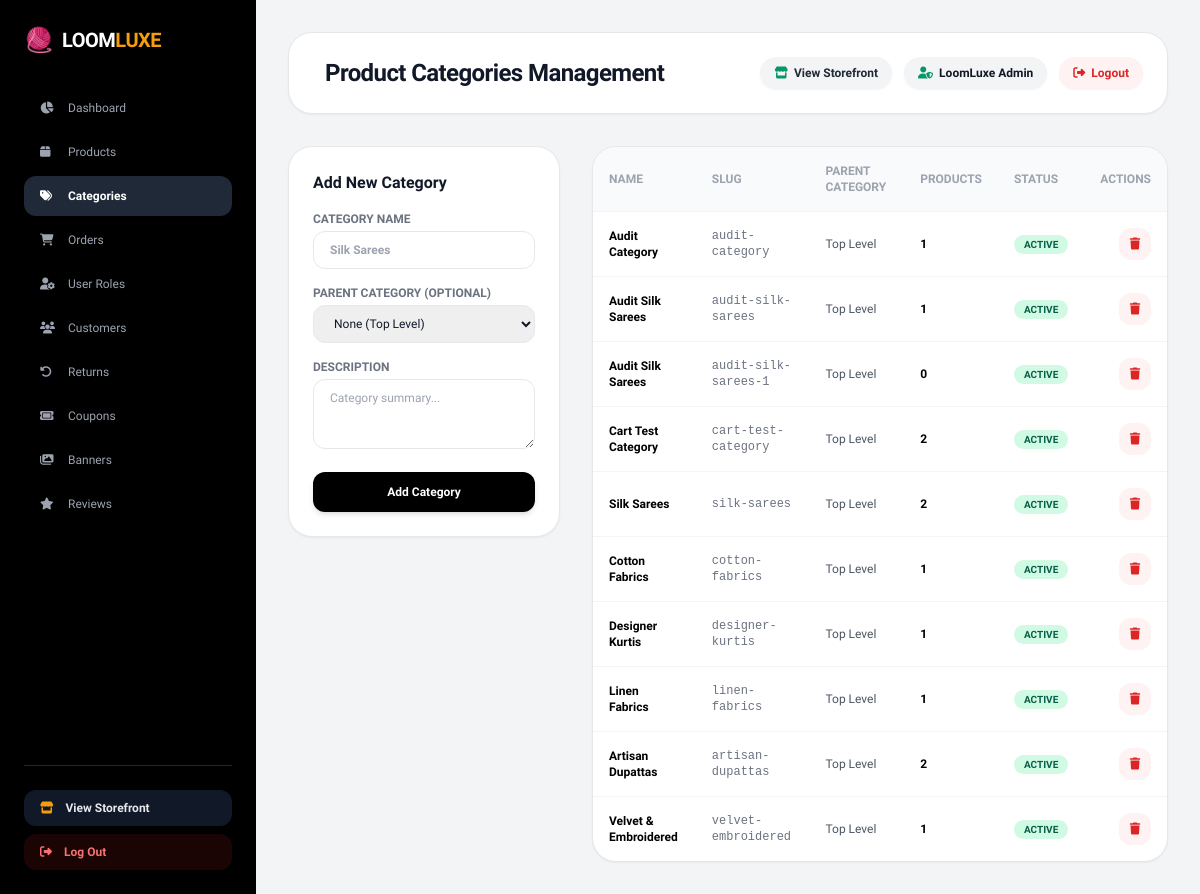
The app's page /dashboard/admin/categories/ (signed in) with its own data.
### accounts/models.py (models this page shows, shortened)
class User(AbstractUser):
    email = models.EmailField(unique=True)
    phone = models.CharField(max_length=15, blank=True)
    avatar = models.ImageField(upload_to='avatars/', blank=True, null=True)
    date_of_birth = models.DateField(blank=True, null=True)
    gender = models.CharField(max_length=10, choices=[
        ('male', 'Male'),
        ('female', 'Female'),
        ('other', 'Other'),
    ], blank=True)
    is_verified = models.BooleanField(default=False)
    created_at = models.DateTimeField(auto_now_add=True)
    updated_at = models.DateTimeField(auto_now=True)
    class Meta:
        db_table = 'users'

### products/models.py (models this page shows, shortened)
class Category(models.Model):
    name = models.CharField(max_length=100)
    slug = models.SlugField(max_length=120, unique=True, blank=True)
    description = models.TextField(blank=True)
    image = models.ImageField(upload_to='categories/', blank=True, null=True)
    parent = models.ForeignKey('self', on_delete=models.CASCADE, null=True, blank=True, related_name='children')
    is_active = models.BooleanField(default=True)
    display_order = models.IntegerField(default=0)
    created_at = models.DateTimeField(auto_now_add=True)
    class Meta:
        db_table = 'categories'
        verbose_name_plural = 'Categories'
        ordering = ['display_order', 'name']

### dashboard/views.py (the view, shortened to what this page needs)
# urls.py: path('categories/', views.admin_categories, name='admin_categories'),
@admin_required
def admin_categories(request):
    categories = Category.objects.all()
    return render(request, 'dashboard/admin_categories.html', {'categories': categories})

### cart/context_processors.py (called while the page is built, shortened)
def cart_count(request):
    count = 0
    if request.user.is_authenticated:
        from .models import Cart
        try:
            cart = Cart.objects.get(user=request.user)
            count = cart.total_items
        except Cart.DoesNotExist:
            pass
    return {'cart_count': count}

### cart/models.py (called while the page is built)
    @property
    def total_items(self):
        return sum(item.quantity for item in self.items.all())

### dashboard/views.py (called while the page is built)
def admin_required(view_func):
    @wraps(view_func)
    def _wrapped_view(request, *args, **kwargs):
        if not request.user.is_authenticated:
            messages.info(request, "Please log in with an Administrator account to access the Admin Panel.")
            return redirect(f"/accounts/login/?next={request.path}")
        if not request.user.is_staff:
            messages.error(request, "Access denied. Administrator privileges are required.")
            return redirect('home')
        return view_func(request, *args, **kwargs)
    return _wrapped_view

### wishlist/context_processors.py (called while the page is built)
def wishlist_count(request):
    count = 0
    if request.user.is_authenticated:
        from .models import Wishlist
        count = Wishlist.objects.filter(user=request.user).count()
    return {'wishlist_count': count}

### templates/dashboard/admin_categories.html (shortened to what this page needs)
{% extends 'dashboard/admin_base.html' %}
{% block header_title %}Product Categories Management{% endblock %}
{% block content %}
<div class="grid grid-cols-1 lg:grid-cols-3 gap-8">
    <div class="bg-white p-6 rounded-3xl shadow-sm border border-gray-200 h-fit space-y-4">
        <h3 class="font-extrabold text-base">Add New Category</h3>
        <form method="POST" action="{% url 'admin_categories' %}" enctype="multipart/form-data" class="space-y-4">
            <div>
                <label class="block text-xs font-bold uppercase text-gray-500 mb-1">Category Name</label>
                <input type="text" name="name" required placeholder="Silk Sarees" class="w-full border rounded-xl px-4 py-2.5 text-xs font-bold focus:outline-none focus:border-black">
            </div>
            <div>
                <label class="block text-xs font-bold uppercase text-gray-500 mb-1">Parent Category (Optional)</label>
                <select name="parent" class="w-full border rounded-xl px-4 py-2.5 text-xs focus:outline-none focus:border-black">
                    <option value="">None (Top Level)</option>
                </select>
            </div>
            <div>
                <label class="block text-xs font-bold uppercase text-gray-500 mb-1">Description</label>
                <textarea name="description" rows="3" placeholder="Category summary..." class="w-full border rounded-xl px-4 py-2.5 text-xs focus:outline-none focus:border-black"></textarea>
            </div>
            <button type="submit" class="w-full bg-black text-white py-3 rounded-xl font-bold text-xs shadow-md">Add Category</button>
        </form>
    </div>
    <div class="lg:col-span-2 bg-white rounded-3xl shadow-sm border border-gray-200 overflow-hidden">
        <div class="overflow-x-auto">
            <table class="w-full text-left text-xs">
                <thead class="bg-gray-50 uppercase text-gray-400 font-bold border-b border-gray-100">
                    <tr>
                        <th class="p-4">Name</th>
                        <th class="p-4">Slug</th>
                        <th class="p-4">Parent Category</th>
                        <th class="p-4">Products</th>
                        <th class="p-4">Status</th>
                        <th class="p-4 text-right">Actions</th>
                    </tr>
                </thead>
                <tbody class="divide-y divide-gray-100">
                    {% for cat in categories %}
                    <tr class="hover:bg-gray-50 transition-colors">
                        <td class="p-4 font-bold text-black">{{ cat.name }}</td>
                        <td class="p-4 font-mono text-gray-500">{{ cat.slug }}</td>
                        <td class="p-4 font-medium text-gray-600">{{ cat.parent.name|default:"Top Level" }}</td>
                        <td class="p-4 font-bold text-black">{{ cat.products.count }}</td>
                        <td class="p-4">
                            <span class="px-2.5 py-1 rounded-full font-bold uppercase text-[10px] {% if cat.is_active %}bg-emerald-100 text-emerald-800{% else %}bg-gray-100 text-gray-800{% endif %}">
                                {% if cat.is_active %}Active{% else %}Inactive{% endif %}
                            </span>
                        </td>
                        <td class="p-4 text-right">
                            <a href="{% url 'admin_delete_category' cat.id %}" onclick="return confirm('Are you sure you want to delete category {{ cat.name }}?')" title="Delete Category" class="w-8 h-8 rounded-xl bg-red-50 text-red-600 hover:bg-red-600 hover:text-white inline-flex items-center justify-center transition-all">
                                <i class="fa-solid fa-trash text-xs"></i>
                            </a>
                        </td>
                    </tr>
                    {% empty %}
                    <tr><td colspan="6" class="p-8 text-center text-gray-400">No categories found.</td></tr>
                    {% endfor %}
                </tbody>
            </table>
        </div>
    </div>
</div>
{% endblock %}

### templates/dashboard/admin_base.html (shortened to what this page needs)
<!DOCTYPE html>
<html lang="en">
<head>
    <script src="https://cdn.tailwindcss.com"></script>
    <link rel="stylesheet" href="https://cdnjs.cloudflare.com/ajax/libs/font-awesome/6.5.1/css/all.min.css">
</head>
<body class="bg-gray-100 font-sans text-gray-900 antialiased">
    <div class="flex min-h-screen relative">
        <aside id="admin-sidebar" class="fixed md:sticky top-0 inset-y-0 left-0 z-50 w-64 h-screen max-h-screen overflow-y-auto bg-black text-white p-6 flex flex-col justify-between flex-shrink-0 transform -translate-x-full md:translate-x-0 transition-transform duration-300 ease-in-out shadow-2xl md:shadow-none">
            <div class="space-y-8">
                <div class="flex items-center justify-between">
                    <a href="{% url 'admin_dashboard' %}" class="flex items-center space-x-2">
                        <span class="text-2xl">🧶</span>
                        <span class="text-xl font-black tracking-tight uppercase text-white">Loom<span class="text-amber-500">Luxe</span></span>
                    </a>
                </div>
                <nav class="space-y-1 font-medium text-xs">
                    <a href="{% url 'admin_dashboard' %}" class="flex items-center space-x-3 px-4 py-3 rounded-xl hover:bg-gray-900 transition-all {% if request.resolver_match.url_name == 'admin_dashboard' %}bg-gray-800 text-white font-bold{% else %}text-gray-400{% endif %}">
                        <i class="fa-solid fa-chart-pie w-4"></i><span>Dashboard</span>
                    </a>
                    <a href="{% url 'admin_products' %}" class="flex items-center space-x-3 px-4 py-3 rounded-xl hover:bg-gray-900 transition-all {% if 'product' in request.resolver_match.url_name %}bg-gray-800 text-white font-bold{% else %}text-gray-400{% endif %}">
                        <i class="fa-solid fa-box w-4"></i><span>Products</span>
                    </a>
                    <a href="{% url 'admin_categories' %}" class="flex items-center space-x-3 px-4 py-3 rounded-xl hover:bg-gray-900 transition-all {% if request.resolver_match.url_name == 'admin_categories' %}bg-gray-800 text-white font-bold{% else %}text-gray-400{% endif %}">
                        <i class="fa-solid fa-tags w-4"></i><span>Categories</span>
                    </a>
                    <a href="{% url 'admin_orders' %}" class="flex items-center space-x-3 px-4 py-3 rounded-xl hover:bg-gray-900 transition-all {% if request.resolver_match.url_name == 'admin_orders' %}bg-gray-800 text-white font-bold{% else %}text-gray-400{% endif %}">
                        <i class="fa-solid fa-cart-shopping w-4"></i><span>Orders</span>
                    </a>
                    <a href="{% url 'admin_users' %}" class="flex items-center space-x-3 px-4 py-3 rounded-xl hover:bg-gray-900 transition-all {% if request.resolver_match.url_name == 'admin_users' %}bg-gray-800 text-white font-bold{% else %}text-gray-400{% endif %}">
                        <i class="fa-solid fa-user-gear w-4"></i><span>User Roles</span>
                    </a>
                    <a href="{% url 'admin_customers' %}" class="flex items-center space-x-3 px-4 py-3 rounded-xl hover:bg-gray-900 transition-all {% if request.resolver_match.url_name == 'admin_customers' %}bg-gray-800 text-white font-bold{% else %}text-gray-400{% endif %}">
                        <i class="fa-solid fa-users w-4"></i><span>Customers</span>
                    </a>
                    <a href="{% url 'admin_returns' %}" class="flex items-center space-x-3 px-4 py-3 rounded-xl hover:bg-gray-900 transition-all {% if request.resolver_match.url_name == 'admin_returns' %}bg-gray-800 text-white font-bold{% else %}text-gray-400{% endif %}">
                        <i class="fa-solid fa-rotate-left w-4"></i><span>Returns</span>
                    </a>
                    <a href="{% url 'admin_coupons' %}" class="flex items-center space-x-3 px-4 py-3 rounded-xl hover:bg-gray-900 transition-all {% if request.resolver_match.url_name == 'admin_coupons' %}bg-gray-800 text-white font-bold{% else %}text-gray-400{% endif %}">
                        <i class="fa-solid fa-ticket w-4"></i><span>Coupons</span>
                    </a>
                    <a href="{% url 'admin_banners' %}" class="flex items-center space-x-3 px-4 py-3 rounded-xl hover:bg-gray-900 transition-all {% if request.resolver_match.url_name == 'admin_banners' %}bg-gray-800 text-white font-bold{% else %}text-gray-400{% endif %}">
                        <i class="fa-solid fa-images w-4"></i><span>Banners</span>
                    </a>
                    <a href="{% url 'admin_reviews' %}" class="flex items-center space-x-3 px-4 py-3 rounded-xl hover:bg-gray-900 transition-all {% if request.resolver_match.url_name == 'admin_reviews' %}bg-gray-800 text-white font-bold{% else %}text-gray-400{% endif %}">
                        <i class="fa-solid fa-star w-4"></i><span>Reviews</span>
                    </a>
                </nav>
            </div>
            <div class="pt-6 border-t border-gray-800 space-y-2 text-xs">
                <a href="{% url 'home' %}" target="_blank" rel="noopener noreferrer" class="flex items-center space-x-3 px-4 py-2.5 rounded-xl bg-gray-900 text-gray-200 hover:text-white hover:bg-gray-800 transition-all font-semibold">
                    <i class="fa-solid fa-store text-amber-500"></i>
                    <span>View Storefront</span>
                </a>
                <a href="{% url 'logout' %}" class="flex items-center space-x-3 px-4 py-2.5 rounded-xl bg-red-950/40 text-red-400 hover:text-red-300 hover:bg-red-900/60 transition-all font-semibold">
                    <i class="fa-solid fa-right-from-bracket"></i>
                    <span>Log Out</span>
                </a>
            </div>
        </aside>
        <main class="flex-1 p-4 sm:p-6 lg:p-8 space-y-6 sm:space-y-8 overflow-x-hidden min-w-0">
            <header class="flex flex-col sm:flex-row justify-between items-start sm:items-center gap-4 bg-white p-4 sm:p-6 rounded-3xl shadow-sm border border-gray-200">
                <div class="flex items-center space-x-3 w-full sm:w-auto justify-between sm:justify-start">
                    <div class="flex items-center space-x-3">
                        <h1 class="text-xl sm:text-2xl font-extrabold tracking-tight">{% block header_title %}Admin Control Panel{% endblock %}</h1>
                    </div>
                </div>
                <div class="flex flex-wrap items-center gap-2 sm:gap-3 w-full sm:w-auto justify-end border-t sm:border-t-0 pt-3 sm:pt-0 border-gray-100">
                    <a href="{% url 'home' %}" target="_blank" rel="noopener noreferrer" class="text-xs font-bold bg-gray-100 hover:bg-gray-200 text-gray-800 px-3.5 py-2 rounded-full transition-all flex items-center space-x-1.5 shadow-sm" title="View Storefront (Opens in New Tab)">
                        <i class="fa-solid fa-store text-emerald-600"></i>
                        <span>View Storefront</span>
                    </a>
                    <span class="text-xs font-semibold bg-gray-100 px-3.5 py-2 rounded-full flex items-center shadow-sm">
                        <i class="fa-solid fa-user-shield text-emerald-600 mr-1.5"></i>
                        <span>{{ user.get_full_name|default:user.username }}</span>
                    </span>
                    <a href="{% url 'logout' %}" class="text-xs font-bold bg-red-50 text-red-600 hover:bg-red-100 px-3.5 py-2 rounded-full transition-all flex items-center space-x-1.5 shadow-sm" title="Log Out">
                        <i class="fa-solid fa-right-from-bracket"></i>
                        <span>Logout</span>
                    </a>
                </div>
            </header>
            {% block content %}{% endblock %}
        </main>
    </div>
</body>
</html>

### records on screen
User: get_full_name "LoomLuxe Admin"
Category: name "Audit Category", slug "audit-category", parent.name "Top Level", products.count "1", is_active "ACTIVE"
Category: name "Audit Silk Sarees", slug "audit-silk-sarees", parent.name "Top Level", products.count "1", is_active "ACTIVE"
Category: name "Audit Silk Sarees", slug "audit-silk-sarees-1", parent.name "Top Level", products.count "0", is_active "ACTIVE"
Category: name "Cart Test Category", slug "cart-test-category", parent.name "Top Level", products.count "2", is_active "ACTIVE"
Category: name "Silk Sarees", slug "silk-sarees", parent.name "Top Level", products.count "2", is_active "ACTIVE"
Category: name "Cotton Fabrics", slug "cotton-fabrics", parent.name "Top Level", products.count "1", is_active "ACTIVE"
Category: name "Designer Kurtis", slug "designer-kurtis", parent.name "Top Level", products.count "1", is_active "ACTIVE"
Category: name "Linen Fabrics", slug "linen-fabrics", parent.name "Top Level", products.count "1", is_active "ACTIVE"
Category: name "Artisan Dupattas", slug "artisan-dupattas", parent.name "Top Level", products.count "2", is_active "ACTIVE"
Category: name "Velvet & Embroidered", slug "velvet-embroidered", parent.name "Top Level", products.count "1", is_active "ACTIVE"
